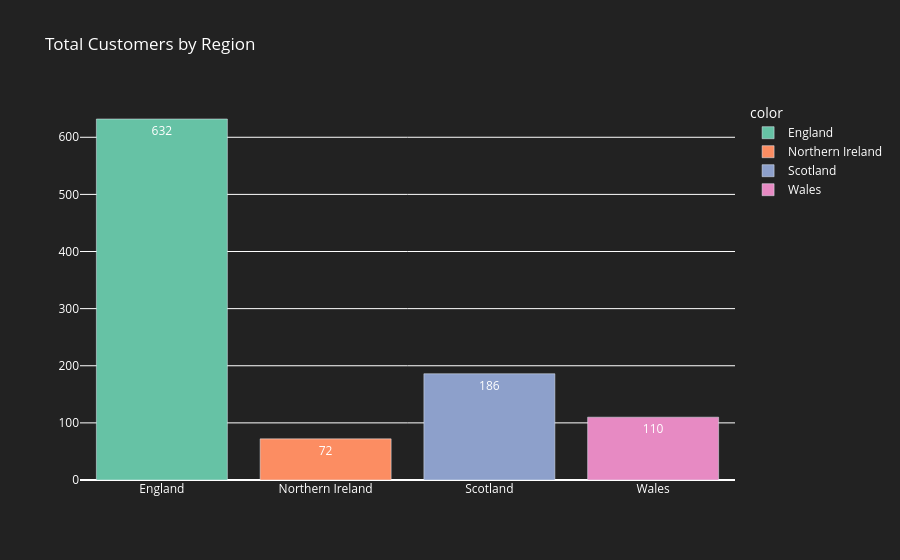

The code cell stored with this chart in its notebook:
### Markdown cell above
### Bar chart of total customers by region

### Code cell
region_counts = df_customers['region'].value_counts().sort_index()
fig1 = px.bar(
    x=region_counts.index,
    y=region_counts.values,
    labels={'x': 'Region', 'y': 'Total Customers'},
    title='Total Customers by Region',
    text=region_counts.values,
    color=region_counts.index,
    color_discrete_sequence=px.colors.qualitative.Set2
    )
fig1.update_traces(texttemplate='%{text}', textposition='inside', textfont_color='white')
fig1.update_layout(
    xaxis_title='',
    yaxis_title='',
    uniformtext_minsize=8,
    uniformtext_mode='hide',
    plot_bgcolor='#222',
    paper_bgcolor='#222',
    font_color='white',
    title_font_color='white',
    legend_font_color='white',
    xaxis=dict(tickfont=dict(color='white')),
    yaxis=dict(tickfont=dict(color='white'))
    )
fig1.show()

### Figure 1 — Plotly figure (JSON) as saved in the notebook; plotly's stock layout.template omitted (floating-point values rounded to 4 significant figures)
{"data": [{"hovertemplate": "color=England<br>Region=%{x}<br>Total Customers=%{y}<br>text=%{text}<extra></extra>", "legendgroup": "England", "marker": {"color": "rgb(102,194,165)", "pattern": {"shape": ""}}, "name": "England", "orientation": "v", "showlegend": true, "text": [632.0], "textfont": {"color": "white"}, "textposition": "inside", "texttemplate": "%{text}", "type": "bar", "x": ["England"], "xaxis": "x", "y": [632], "yaxis": "y"}, {"hovertemplate": "color=Northern Ireland<br>Region=%{x}<br>Total Customers=%{y}<br>text=%{text}<extra></extra>", "legendgroup": "Northern Ireland", "marker": {"color": "rgb(252,141,98)", "pattern": {"shape": ""}}, "name": "Northern Ireland", "orientation": "v", "showlegend": true, "text": [72.0], "textfont": {"color": "white"}, "textposition": "inside", "texttemplate": "%{text}", "type": "bar", "x": ["Northern Ireland"], "xaxis": "x", "y": [72], "yaxis": "y"}, {"hovertemplate": "color=Scotland<br>Region=%{x}<br>Total Customers=%{y}<br>text=%{text}<extra></extra>", "legendgroup": "Scotland", "marker": {"color": "rgb(141,160,203)", "pattern": {"shape": ""}}, "name": "Scotland", "orientation": "v", "showlegend": true, "text": [186.0], "textfont": {"color": "white"}, "textposition": "inside", "texttemplate": "%{text}", "type": "bar", "x": ["Scotland"], "xaxis": "x", "y": [186], "yaxis": "y"}, {"hovertemplate": "color=Wales<br>Region=%{x}<br>Total Customers=%{y}<br>text=%{text}<extra></extra>", "legendgroup": "Wales", "marker": {"color": "rgb(231,138,195)", "pattern": {"shape": ""}}, "name": "Wales", "orientation": "v", "showlegend": true, "text": [110.0], "textfont": {"color": "white"}, "textposition": "inside", "texttemplate": "%{text}", "type": "bar", "x": ["Wales"], "xaxis": "x", "y": [110], "yaxis": "y"}], "layout": {"barmode": "relative", "font": {"color": "white"}, "legend": {"font": {"color": "white"}, "title": {"text": "color"}, "tracegroupgap": 0}, "paper_bgcolor": "#222", "plot_bgcolor": "#222", "title": {"font": {"color": "white"}, "text": "Total Customers by Region"}, "uniformtext": {"minsize": 8, "mode": "hide"}, "xaxis": {"anchor": "y", "domain": [0, 1], "tickfont": {"color": "white"}, "title": {"text": ""}}, "yaxis": {"anchor": "x", "domain": [0, 1], "tickfont": {"color": "white"}, "title": {"text": ""}}}}
